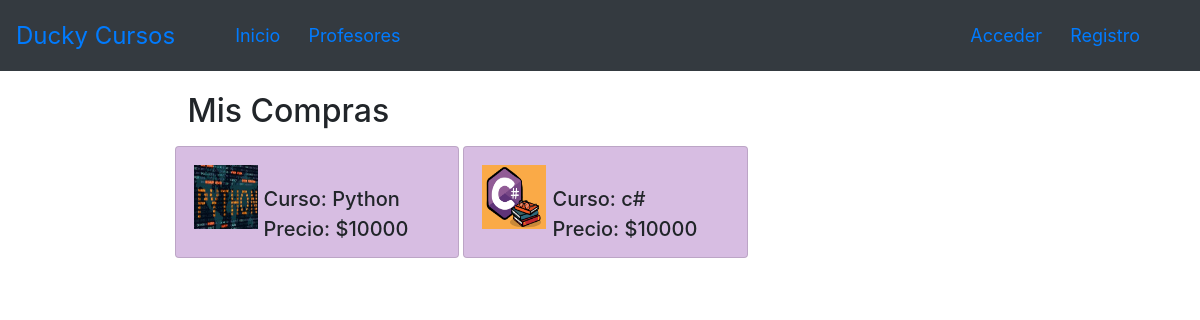
/MisCompras/, run on the app's committed database.
### core/models.py (models this page shows, shortened)
class Compra(models.Model):
    idCurso = models.ForeignKey(Curso,on_delete=models.PROTECT,verbose_name='Curso')
    idAutor = models.ForeignKey(settings.AUTH_USER_MODEL,on_delete=models.PROTECT,verbose_name='Autor')
    class Meta:
        db_table = 'compra'

class Curso(models.Model):
    titulo = models.CharField( max_length=50)
    descripcion = models.TextField( max_length=200)
    anio = models.CharField( max_length=50,verbose_name="año")
    precio = models.IntegerField(default=10000 ,editable=False)
    idAutor = models.ForeignKey(settings.AUTH_USER_MODEL,on_delete=models.PROTECT)
    email = models.CharField( max_length=50)
    imagen = models.ImageField(upload_to="curso", null=True)
    idSucursal = models.ForeignKey(Sucursale, on_delete=models.CASCADE,null=False)
    class Meta:
        db_table = 'curso'

### core/views.py (the view)
# urls.py: path('MisCompras/',views.MisCompras, name ='MisCompras'),
def MisCompras(request):
    compras = Compra.objects.all()
    data = {
        'compras': compras
    }
    return render(request,"core/Compras/compras.html",data)

### core/templates/core/Compras/compras.html (shortened to what this page needs)
{% extends 'core/base.html' %}
{% load static %}
{% block content %}
<main role="main">
  <div class="container">
    <div class="row mt-3" >
      <div class="col-md-9 mx-auto mb-5">
        <h2>Mis Compras</h2>
      <div class="row">
        {% for compra in compras %}
        {% if not compra.idAutor.is_superuser %}
          <div class=" card col-md-4 mt-2 mb-3 " style="padding:8px;  margin:2px; background-color:#D7BDE2 ;">
            <div class="row p-1">
              <div class="col-md-12">
                {% if compra.idCurso.imagen %}
                  <img src="{{compra.idCurso.imagen.url}}" class="img-fluid profile-avatar" style="margin:6px;">
                  <br>
                  <h5 class="text-rigth" style="margin:2px; padding:2px"> Curso: {{compra.idCurso.titulo}} </h5>
                  <h5 class="text-rigth" style="margin:2px; padding:2px"> Precio: ${{compra.idCurso.precio}} </h5>
                {% endif %}
              </div>
            </div>
          </div>
          {% endif %}
        {% endfor %}
      </div>
      </div>
    </div>
  </div>
</main>
{% endblock %}

### core/static/core/css/main.css (style rules this page uses)
main { padding-top: 5px; }
:root { --jumbotron-padding-y: 3rem; }

### core/templates/core/Compras/compras.html (style rules this page uses)
.profile-avatar { float:left;width:4rem;height:4rem }

### data on the page
Compra: idCurso.imagen (picture), idCurso.titulo "Python", idCurso.precio "10000"
Compra: idCurso.imagen (picture), idCurso.titulo "c#", idCurso.precio "10000"
